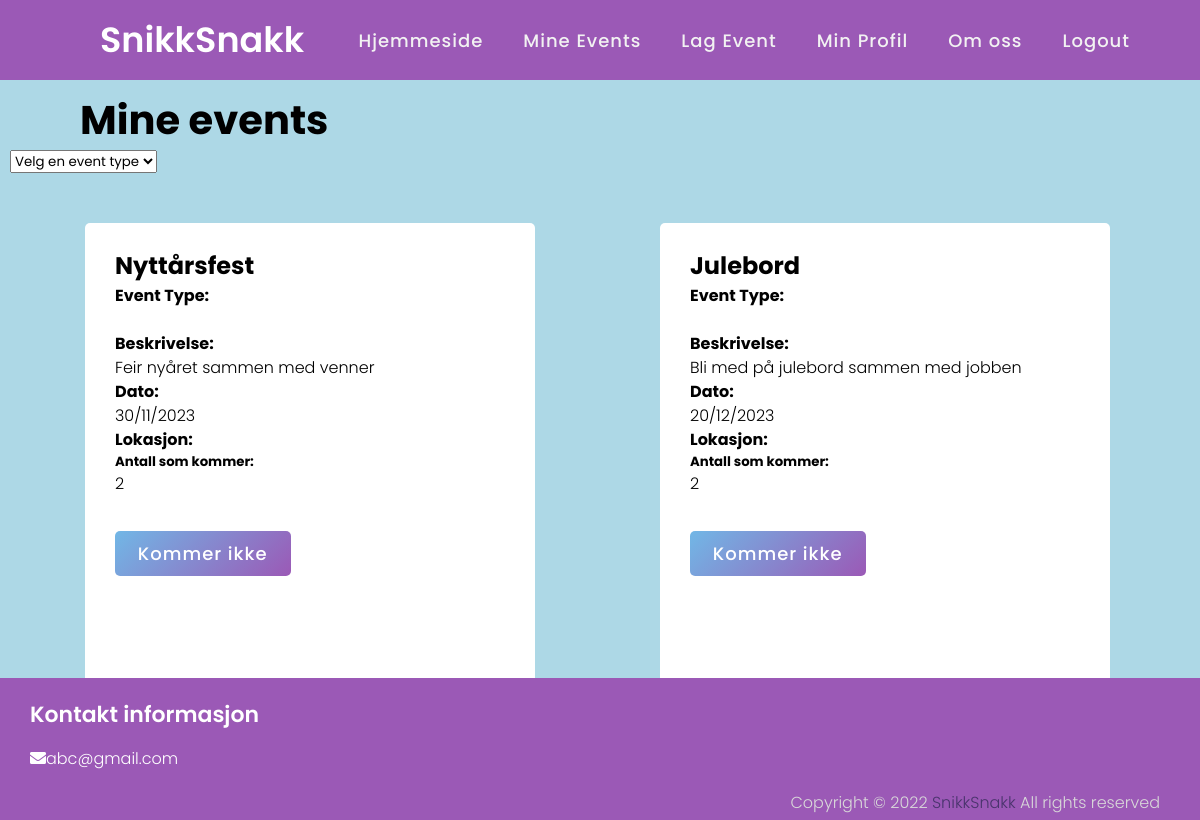
/public/Client/HTML/mineEvents.php (signed in), run on an earlier commit of the app's database.
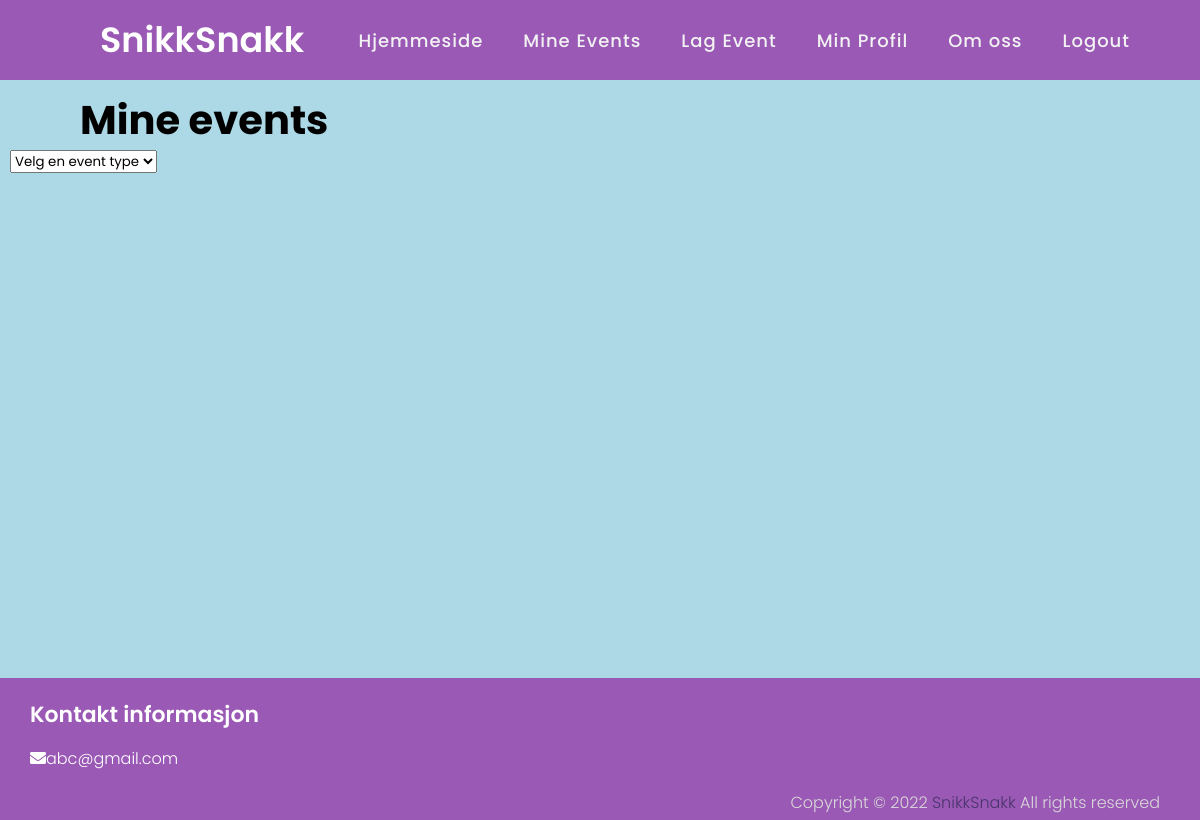
And on a later commit of the database.
### tables this page shows
CREATE TABLE `event` (
  `eventID` int(13) NOT NULL,
  `eventNavn` varchar(128) NOT NULL,
  `dato` date NOT NULL,
  `beskrivelse` varchar(200) NOT NULL,
  `lokasjon` varchar(50) NOT NULL,
  `eventType` varchar(50) DEFAULT NULL
);

### public/PHP/inc/event.php (the view, shortened to what this page needs)
<body>
<?php
$result = $conn->query($sql);
if ($result->num_rows > 0) {
  while($row = $result->fetch_assoc()) {
    if ($side == "hjemmeside") {
      echo '<form action="eventLike.php" method="POST">';
    } elseif ($side == "mineEvents") {
      echo '<form action="eventFjern.php" method="POST">';
    }
  ?>
<div class="container">
    <div class="content">
      <div class="title">
              <h2><?php echo $row["eventNavn"]?></h2>
      </div>
      <div class="row">
        <div class="details">
            <h4>Event Type: </h4>
             <?php echo ucfirst($row["eventType"])?><br>
           <h4>Beskrivelse: </h4>
             <?php echo $row["beskrivelse"]?><br>
           <h4>Dato: </h4>
             <?php echo date("d/m/Y", strtotime($row["dato"]))?>
            <h4>Lokasjon: </h4>
            <h5>Antall som kommer: </h5>
              <?php include 'eventKommer.php' ?>
        </div>
      </div>
        <div class="button">
          <?php if ($side == "hjemmeside") {
          echo '<input type="submit" value="Kommer">';
         } elseif ($side == "mineEvents") {
          echo '<input type="submit" value="Kommer ikke">';
         }
          ?>
      </div>
    </div>
</div>
</form>
<?php
}
}
?>
</body>
</html>

### public/Client/HTML/eventKommer.php (shortened to what this page needs)
<?php
$eventID = $row['eventID'];
$sqlKommer = "SELECT COUNT(eventID) as resultat FROM myevent WHERE eventID = '$eventID'";
$resultKommer = mysqli_query($conn, $sqlKommer);
$value = mysqli_fetch_assoc($resultKommer);
echo implode($value);
?>

What changed in the data, as far as the page shows it:
no longer on this page (row edited): event: eventNavn "Nyttårsfest", beskrivelse "Feir nyåret sammen med venner", dato "30/11/2023", value "2"
no longer on this page (row edited): event: eventNavn "Julebord", beskrivelse "Bli med på julebord sammen med jobben", dato "20/12/2023", value "2"
